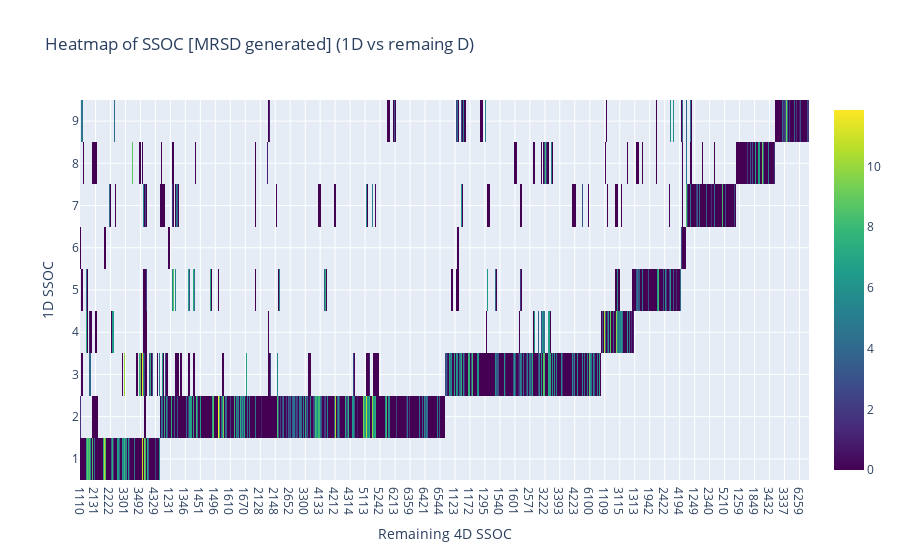

Notebook source saved alongside this figure:
### Markdown cell above
Dark blue grids represents a lack of entries for the corresponding SSOC.

### Code cell
layout3 = go.Layout(
    title = 'Heatmap of SSOC [MRSD generated] (1D vs remaing D)',
    yaxis = dict(
        title = '1D SSOC'
    ),
    xaxis = dict(
        title = 'Remaining 4D SSOC'
    )
)

trace3 = go.Heatmap(
    z = SSOC_2020_counts.Log_Predicted_Count,
    x = SSOC_2020_counts.Remaining_D,
    y = SSOC_2020_counts['1D'],
    customdata = SSOC_2020_counts.Predicted_Count,
    hovertemplate='1D SSOC: %{x}<br>Remaining 4D SSOC: %{y}<br>Count: %{customdata}<extra></extra>',
    colorscale='Viridis'
)


fig3 = go.Figure(data = [trace3], layout = layout3)
py.offline.iplot(fig3)

### Figure 1 — Plotly figure (JSON) as saved in the notebook; plotly's stock layout.template omitted (floating-point values rounded to 4 significant figures; data arrays with more than 128 entries replaced by an {"elided": "..."} marker saying what was removed)
{"data": [{"colorscale": [[0, "#440154"], [0.1111, "#482878"], [0.2222, "#3e4989"], [0.3333, "#31688e"], [0.4444, "#26828e"], [0.5556, "#1f9e89"], [0.6667, "#35b779"], [0.7778, "#6ece58"], [0.8889, "#b5de2b"], [1, "#fde725"]], "customdata": {"elided": "997 int values"}, "hovertemplate": "1D SSOC: %{x}<br>Remaining 4D SSOC: %{y}<br>Count: %{customdata}<extra></extra>", "type": "heatmap", "x": {"elided": "997 str values"}, "y": {"elided": "997 str values"}, "z": {"elided": "997 float values"}}], "layout": {"autosize": true, "title": {"text": "Heatmap of SSOC [MRSD generated] (1D vs remaing D)"}, "xaxis": {"autorange": true, "range": [-0.5, 729.5], "title": {"text": "Remaining 4D SSOC"}, "type": "category"}, "yaxis": {"autorange": true, "range": [-0.5, 8.5], "title": {"text": "1D SSOC"}, "type": "category"}}}
